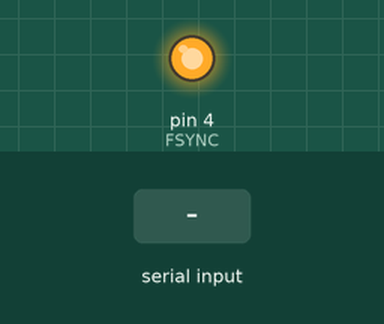
The sketch below on a simulated Arduino Uno, built with avr-gcc and run on an emulated ATmega328P. Shown: output pins drawn as LEDs (lit = HIGH). Inputs (shaded band) come from the test bench. Pins used as bus, display or sensor lines are not drawn; what the sketch prints to the serial monitor is not drawn.

Above: at 1.2 s.
1.3 s: "FTX=\n" received over Serial
2.8 s: "90,45\n" received over Serial
4.3 s: "0\n" received over Serial
Timing chart, 0 to 7.3 s (numbered marks = the images above; inputs shaded):
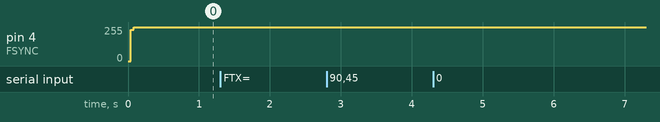

Measured:
- after the input at 1.3 s, every drawn part: stays the same
- after the input at 2.8 s, every drawn part: stays the same
- after the input at 4.3 s, every drawn part: stays the same

The sketch:

firmware_inet2RF_AD9832.ino
```cpp
/*
   inet2RF Firmware for iRadioAndroid based on SerialEvent example from ArduinoIDE
*/
#include <Arduino.h>
#include <FreqCount.h>  // lib by Paul Stoffregen https://www.pjrc.com/teensy/td_libs_FreqCount.html

#include "AD9832.h"

String inputString = "";      // a String to hold incoming data
bool stringComplete = false;  // whether the string is complete

void setup() {
  // initialize serial:
  Serial.begin(115200);
  // reserve 200 bytes for the inputString:
  inputString.reserve(200);

  // set gate time to 250 ms, so result must be multiplied by 4
  FreqCount.begin(250); // input pin  -> https://www.pjrc.com/teensy/td_libs_FreqCount.html

  // init DDS TX module
  initTX();
  setTxFreq(1000); // initial test frequency is 1 kHz

}

void loop() {
  // print the string when a newline arrives:
  if (stringComplete) {
    Serial.println(inputString);
    // clear the string:
    inputString = "";
    stringComplete = false;
  }

 // -> get local oscillator frequency and send result in kHz to iRadioAndoid <FRX=...> command
 if (FreqCount.available()) {
    unsigned long count = FreqCount.read();
    Serial.println("FRX=" + String(count*4)); // *4 -> gate time is 250ms only
  }
}

/*
  SerialEvent occurs whenever a new data comes in the hardware serial RX. This
  routine is run between each time loop() runs, so using delay inside loop can
  delay response. Multiple bytes of data may be available.
*/
void serialEvent() {
  while (Serial.available()) {
    // get the new byte:
    char inChar = (char)Serial.read();
    // add it to the inputString:
    inputString += inChar;
    // if the incoming character is a newline, set a flag so the main loop can
    // do something about it:
    if (inChar == '\n') {
      stringComplete = true;
       // get a new transmitter frequency from iRadioAndroid ?
       if (inputString.indexOf("FTX=") != -1) {
         // extract frequency [FTX=]....
         if (inputString.substring(String("FTX=").length()).toInt() != 0) {
           // send result [multiplied by 1000 -> kHz] to transmitter module
           setTxFreq((uint32_t) inputString.substring(String("FTX=").length()).toInt() * 1000);
         }
       }
    }
  }
}
```

AD9832.cpp
```cpp
///////////////////////////////////////////////////////////////////////////
//// Driver for AD9832 DDS chip from Analog Devices
///////////////////////////////////////////////////////////////////////////
#include "AD9832.h"

#define SCLK_HIGH digitalWrite(SCLK,1)
#define SCLK_LOW digitalWrite(SCLK,0)
#define FSYNC_HIGH digitalWrite(FSYNC,1)
#define FSYNC_LOW digitalWrite(FSYNC,0)
#define SDATA_HIGH digitalWrite(SDATA,1)
#define SDATA_LOW digitalWrite(SDATA,0)

// commands
#define CMD_WRI16_PHASE_REG      0x0000
#define CMD_WRI8_PHASE_DEFER_REG 0x1000
#define CMD_WRI16_FREQ_REG       0x2000
#define CMD_WRI8_FREQ_DEFER_REG  0x3000
#define CMD_SELECT_PHASE_REG     0x4000
#define CMD_SELECT_FREQ_REG      0x5000
#define CMD_SELECT_PHASE_AND_FREQ_REG 0x6000

// controlling the AD9832
#define CMD_SET_SYNC_AND_SELSRC  0x8000
#define CMD_SET_SLEEP_RST_CLR    0xC000
#define SYNC_HIGH                0x2000
#define SELSRC_HIGH              0x1000
#define SLEEP_HIGH               0x2000
#define RESET_HIGH               0x1000
#define CLR_HIGH                 0x800

// adress of destination registers
#define FREQ0_REG_8_L_LBS 0x000
#define FREQ0_REG_8_H_LBS 0x100
#define FREQ0_REG_8_L_MSB 0x200
#define FREQ0_REG_8_H_MSB 0x300
#define FREQ1_REG_8_L_LBS 0x400
#define FREQ1_REG_8_H_LBS 0x500
#define FREQ1_REG_8_L_MSB 0x600
#define FREQ1_REG_8_H_MSB 0x700
#define PHASE0_REG_8_LSB 0x800
#define PHASE0_REG_8_MSB 0x900
#define PHASE1_REG_8_LSB 0xA00
#define PHASE1_REG_8_MSB 0xB00
#define PHASE2_REG_8_LSB 0xC00
#define PHASE2_REG_8_MSB 0xD00
#define PHASE3_REG_8_LSB 0xE00
#define PHASE3_REG_8_MSB 0xF00


//*****************************************************************
//SEND THE FREQUENCY WORD TO THE DDS CHIP
void SendWordDDS(uint16_t ddsword){
   uint16_t tw;

   SCLK_HIGH;
   FSYNC_HIGH;
   FSYNC_LOW;

   tw=ddsword;

   if((tw&32768)==0) SDATA_LOW; else SDATA_HIGH;
	SCLK_HIGH; SCLK_LOW; SCLK_HIGH;
   tw=ddsword;

   if((tw&16384)==0) SDATA_LOW; else SDATA_HIGH;
	SCLK_HIGH; SCLK_LOW; SCLK_HIGH;
	tw=ddsword;

   if((tw&8192)==0) SDATA_LOW; else SDATA_HIGH;
	SCLK_HIGH; SCLK_LOW; SCLK_HIGH;
	tw=ddsword;

   if((tw&4096)==0) SDATA_LOW; else SDATA_HIGH;
	SCLK_HIGH; SCLK_LOW; SCLK_HIGH;
	tw=ddsword;

   if((tw&2048)==0) SDATA_LOW; else SDATA_HIGH;
	SCLK_HIGH; SCLK_LOW; SCLK_HIGH;
	tw=ddsword;

   if((tw&1024)==0) SDATA_LOW; else SDATA_HIGH;
	SCLK_HIGH; SCLK_LOW; SCLK_HIGH;
	tw=ddsword;

   if((tw&512)==0) SDATA_LOW; else SDATA_HIGH;
	SCLK_HIGH; SCLK_LOW; SCLK_HIGH;
	tw=ddsword;

   if((tw&256)==0) SDATA_LOW; else SDATA_HIGH;
	SCLK_HIGH; SCLK_LOW; SCLK_HIGH;
	tw=ddsword;

   if((tw&128)==0) SDATA_LOW; else SDATA_HIGH;
	SCLK_HIGH; SCLK_LOW; SCLK_HIGH;
    tw=ddsword;

   if((tw&64)==0) SDATA_LOW; else  SDATA_HIGH;
	SCLK_HIGH; SCLK_LOW; SCLK_HIGH;
    tw=ddsword;

   if((tw&32)==0) SDATA_LOW; else SDATA_HIGH;
	SCLK_HIGH; SCLK_LOW; SCLK_HIGH;
    tw=ddsword;

   if((tw&16)==0) SDATA_LOW; else SDATA_HIGH;
	SCLK_HIGH; SCLK_LOW; SCLK_HIGH;
    tw=ddsword;

   if((tw&8)==0)   SDATA_LOW; else SDATA_HIGH;
	SCLK_HIGH; SCLK_LOW; SCLK_HIGH;
    tw=ddsword;

   if((tw&4)==0)   SDATA_LOW; else SDATA_HIGH;
	SCLK_HIGH; SCLK_LOW; SCLK_HIGH;
    tw=ddsword;

   if((tw&2)==0)   SDATA_LOW; else SDATA_HIGH;
	SCLK_HIGH; SCLK_LOW; SCLK_HIGH;
    tw=ddsword;

   if((tw&1)==0)   SDATA_LOW; else SDATA_HIGH;
	SCLK_HIGH; SCLK_LOW; SCLK_HIGH;
    FSYNC_HIGH;             //end 16bit word

}

//*****************************************************************
// converts a frequency in Hz to the 9832 register value

uint32_t ConvertFrequency(uint32_t temp){
   uint32_t c;
   c=(uint32_t)(temp/5.8207660913467e-3);
   return(c);
}


//*****************************************************************
// sends the 32bit word passed, to the FREQ0 Reg of the 9832

void setTxFreq(uint32_t fv){
  uint16_t word;
  uint32_t t;

  fv = ConvertFrequency(fv);

  t=fv&0x000000ff;
  word=(uint16_t)(CMD_WRI8_FREQ_DEFER_REG | FREQ0_REG_8_L_LBS | t);
  SendWordDDS(word);

  t=fv&0x0000ff00;
  word=(uint16_t)(CMD_WRI16_FREQ_REG | FREQ0_REG_8_H_LBS | (t>>=8));
  SendWordDDS(word);

  t=fv&0x00ff0000;
  word=(uint16_t)(CMD_WRI8_FREQ_DEFER_REG | FREQ0_REG_8_L_MSB | (t>>=16));
  SendWordDDS(word);

  t=fv&0xff000000;
  word=(uint16_t)(CMD_WRI16_FREQ_REG | FREQ0_REG_8_H_MSB | (t>>=24));
  SendWordDDS(word);

}


//*****************************************************************
// send the required commands to initialise the 9832

void initTX(void){
   pinMode(FSYNC, OUTPUT);
   pinMode(SCLK, OUTPUT);
   pinMode(SDATA, OUTPUT);

   SendWordDDS(CMD_SET_SLEEP_RST_CLR | SLEEP_HIGH | RESET_HIGH | CLR_HIGH);
   SendWordDDS(CMD_SET_SYNC_AND_SELSRC | SYNC_HIGH | SELSRC_HIGH );

   setTxFreq(500);						 //initial frequency
   SendWordDDS(CMD_WRI8_PHASE_DEFER_REG | PHASE0_REG_8_LSB | 0); //clear phase register
   SendWordDDS(CMD_WRI16_PHASE_REG | PHASE0_REG_8_MSB | 0);

   SendWordDDS(CMD_SELECT_FREQ_REG);
   SendWordDDS(CMD_SELECT_PHASE_REG);

   SendWordDDS(CMD_SET_SLEEP_RST_CLR);
}
```

AD9832.h
```cpp
#ifndef _AD9832_H_
#define _AD9832_H_

#include <Arduino.h>

// pin configuration
#define FSYNC    4
#define SCLK     8
#define SDATA    6

void setTxFreq(uint32_t);
void initTX(void);


#endif
```
